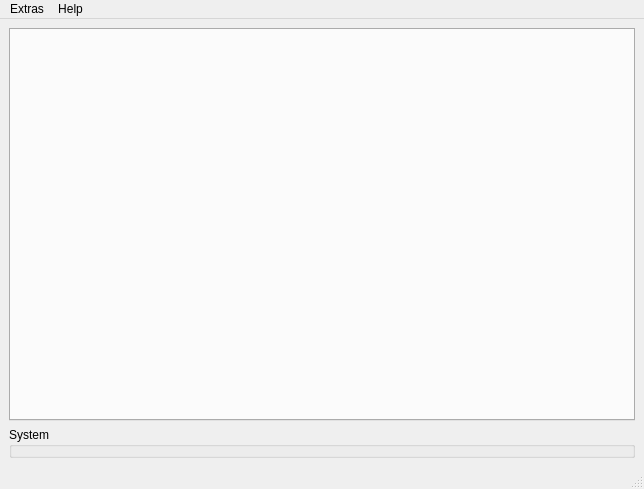
<?xml version="1.0" encoding="UTF-8"?>
<ui version="4.0">
 <class>MainWindow</class>
 <widget class="QMainWindow" name="MainWindow">
  <property name="geometry">
   <rect>
    <x>0</x>
    <y>0</y>
    <width>644</width>
    <height>489</height>
   </rect>
  </property>
  <property name="windowTitle">
   <string>MainWindow</string>
  </property>
  <widget class="QWidget" name="centralwidget">
   <property name="sizePolicy">
    <sizepolicy hsizetype="Preferred" vsizetype="MinimumExpanding">
     <horstretch>0</horstretch>
     <verstretch>0</verstretch>
    </sizepolicy>
   </property>
   <layout class="QVBoxLayout" name="verticalLayout_2">
    <item>
     <widget class="QTabWidget" name="tabWidget_main">
      <property name="sizePolicy">
       <sizepolicy hsizetype="Expanding" vsizetype="Expanding">
        <horstretch>0</horstretch>
        <verstretch>20</verstretch>
       </sizepolicy>
      </property>
      <property name="minimumSize">
       <size>
        <width>0</width>
        <height>200</height>
       </size>
      </property>
      <property name="currentIndex">
       <number>-1</number>
      </property>
     </widget>
    </item>
    <item>
     <widget class="QGroupBox" name="groupBox_main">
      <property name="sizePolicy">
       <sizepolicy hsizetype="MinimumExpanding" vsizetype="MinimumExpanding">
        <horstretch>0</horstretch>
        <verstretch>0</verstretch>
       </sizepolicy>
      </property>
      <property name="title">
       <string>System</string>
      </property>
     </widget>
    </item>
    <item>
     <layout class="QGridLayout" name="gridLayout_2">
      <property name="sizeConstraint">
       <enum>QLayout::SetMaximumSize</enum>
      </property>
     </layout>
    </item>
   </layout>
  </widget>
  <widget class="QMenuBar" name="menubar">
   <property name="geometry">
    <rect>
     <x>0</x>
     <y>0</y>
     <width>644</width>
     <height>26</height>
    </rect>
   </property>
   <widget class="QMenu" name="menuHelp">
    <property name="title">
     <string>Help</string>
    </property>
    <addaction name="actionErrors"/>
    <addaction name="actionAbout"/>
   </widget>
   <widget class="QMenu" name="menuSettings">
    <property name="title">
     <string>Extras</string>
    </property>
    <widget class="QMenu" name="menulanguage">
     <property name="title">
      <string>Select Language</string>
     </property>
     <addaction name="actionTranslateToZHCN"/>
     <addaction name="actionTranslateToENUS"/>
    </widget>
    <addaction name="actionDFU_Uploader"/>
    <addaction name="actionSave_chip_config"/>
    <addaction name="actionRestore_chip_config"/>
    <addaction name="menulanguage"/>
   </widget>
   <addaction name="menuSettings"/>
   <addaction name="menuHelp"/>
  </widget>
  <widget class="QStatusBar" name="statusbar"/>
  <action name="actionAbout">
   <property name="text">
    <string>About</string>
   </property>
  </action>
  <action name="actionFFB_Wheel_TMC_wizard">
   <property name="text">
    <string>FFB Wheel TMC</string>
   </property>
  </action>
  <action name="actionDFU_Uploader">
   <property name="text">
    <string>DFU Uploader</string>
   </property>
  </action>
  <action name="actionSave_chip_config">
   <property name="enabled">
    <bool>false</bool>
   </property>
   <property name="text">
    <string>Save chip config</string>
   </property>
  </action>
  <action name="actionRestore_chip_config">
   <property name="enabled">
    <bool>false</bool>
   </property>
   <property name="text">
    <string>Load chip config</string>
   </property>
  </action>
  <action name="actionErrors">
   <property name="text">
    <string>Errors</string>
   </property>
  </action>
  <action name="actionTranslateToZHCN">
   <property name="text">
    <string>简体中文(Chinese)</string>
   </property>
  </action>
  <action name="actionTranslateToENUS">
   <property name="text">
    <string>English</string>
   </property>
  </action>
 </widget>
 <resources/>
 <connections/>
</ui>
